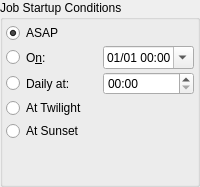
      <widget class="QGroupBox" name="startupGroup">
       <property name="sizePolicy">
        <sizepolicy hsizetype="Preferred" vsizetype="Preferred">
         <horstretch>0</horstretch>
         <verstretch>0</verstretch>
        </sizepolicy>
       </property>
       <property name="title">
        <string>Job Startup Conditions</string>
       </property>
       <layout class="QVBoxLayout" name="verticalLayout_3">
        <property name="spacing">
         <number>3</number>
        </property>
        <property name="leftMargin">
         <number>3</number>
        </property>
        <property name="topMargin">
         <number>3</number>
        </property>
        <property name="rightMargin">
         <number>3</number>
        </property>
        <property name="bottomMargin">
         <number>3</number>
        </property>
        <item>
         <layout class="QGridLayout" name="gridLayout" rowstretch="1,1,1,1,1" columnstretch="2,1">
          <property name="spacing">
           <number>3</number>
          </property>
          <item row="1" column="1">
           <widget class="QDateTimeEdit" name="startupTimeEdit">
            <property name="sizePolicy">
             <sizepolicy hsizetype="Preferred" vsizetype="Preferred">
              <horstretch>0</horstretch>
              <verstretch>0</verstretch>
             </sizepolicy>
            </property>
            <property name="displayFormat">
             <string>dd/MM hh:mm</string>
            </property>
            <property name="calendarPopup">
             <bool>true</bool>
            </property>
           </widget>
          </item>
          <item row="1" column="0">
           <widget class="QRadioButton" name="startupTimeConditionR">
            <property name="sizePolicy">
             <sizepolicy hsizetype="Preferred" vsizetype="Preferred">
              <horstretch>0</horstretch>
              <verstretch>0</verstretch>
             </sizepolicy>
            </property>
            <property name="toolTip">
             <string>Start the job on the specified date and time</string>
            </property>
            <property name="text">
             <string>O&amp;n:</string>
            </property>
            <attribute name="buttonGroup">
             <string notr="true">startupButtonGroup</string>
            </attribute>
           </widget>
          </item>
          <item row="0" column="0" colspan="2">
           <widget class="QRadioButton" name="asapConditionR">
            <property name="sizePolicy">
             <sizepolicy hsizetype="Preferred" vsizetype="Preferred">
              <horstretch>0</horstretch>
              <verstretch>0</verstretch>
             </sizepolicy>
            </property>
            <property name="toolTip">
             <string>Start the observation job as soon as all the constraints, if any, are met. The best candidate target shall be imaged first.</string>
            </property>
            <property name="text">
             <string>ASAP</string>
            </property>
            <property name="checked">
             <bool>true</bool>
            </property>
            <attribute name="buttonGroup">
             <string notr="true">startupButtonGroup</string>
            </attribute>
           </widget>
          </item>
          <item row="2" column="0">
           <widget class="QRadioButton" name="dailyConditionR">
            <property name="sizePolicy">
             <sizepolicy hsizetype="Preferred" vsizetype="Preferred">
              <horstretch>0</horstretch>
              <verstretch>0</verstretch>
             </sizepolicy>
            </property>
            <property name="toolTip">
             <string>Start the job at the same time every day</string>
            </property>
            <property name="text">
             <string>Daily at:</string>
            </property>
            <attribute name="buttonGroup">
             <string notr="true">startupButtonGroup</string>
            </attribute>
           </widget>
          </item>
          <item row="2" column="1">
           <widget class="QTimeEdit" name="dailyTimeEdit">
            <property name="sizePolicy">
             <sizepolicy hsizetype="Preferred" vsizetype="Preferred">
              <horstretch>0</horstretch>
              <verstretch>0</verstretch>
             </sizepolicy>
            </property>
            <property name="displayFormat">
             <string>hh:mm</string>
            </property>
           </widget>
          </item>
          <item row="3" column="0" colspan="2">
           <widget class="QRadioButton" name="twilightConditionR">
            <property name="sizePolicy">
             <sizepolicy hsizetype="Preferred" vsizetype="Preferred">
              <horstretch>0</horstretch>
              <verstretch>0</verstretch>
             </sizepolicy>
            </property>
            <property name="toolTip">
             <string>Start the job at astronomical twilight (when the sun is at -18° altitude)</string>
            </property>
            <property name="text">
             <string>At Twilight</string>
            </property>
            <attribute name="buttonGroup">
             <string notr="true">startupButtonGroup</string>
            </attribute>
           </widget>
          </item>
          <item row="4" column="0" colspan="2">
           <widget class="QRadioButton" name="sunsetConditionR">
            <property name="sizePolicy">
             <sizepolicy hsizetype="Preferred" vsizetype="Preferred">
              <horstretch>0</horstretch>
              <verstretch>0</verstretch>
             </sizepolicy>
            </property>
            <property name="toolTip">
             <string>Start the job at sunset</string>
            </property>
            <property name="text">
             <string>At Sunset</string>
            </property>
            <attribute name="buttonGroup">
             <string notr="true">startupButtonGroup</string>
            </attribute>
           </widget>
          </item>
         </layout>
        </item>
        <item>
         <spacer name="verticalSpacer_2">
          <property name="orientation">
           <enum>Qt::Vertical</enum>
          </property>
          <property name="sizeHint" stdset="0">
           <size>
            <width>20</width>
            <height>40</height>
           </size>
          </property>
         </spacer>
        </item>
       </layout>
      </widget>
